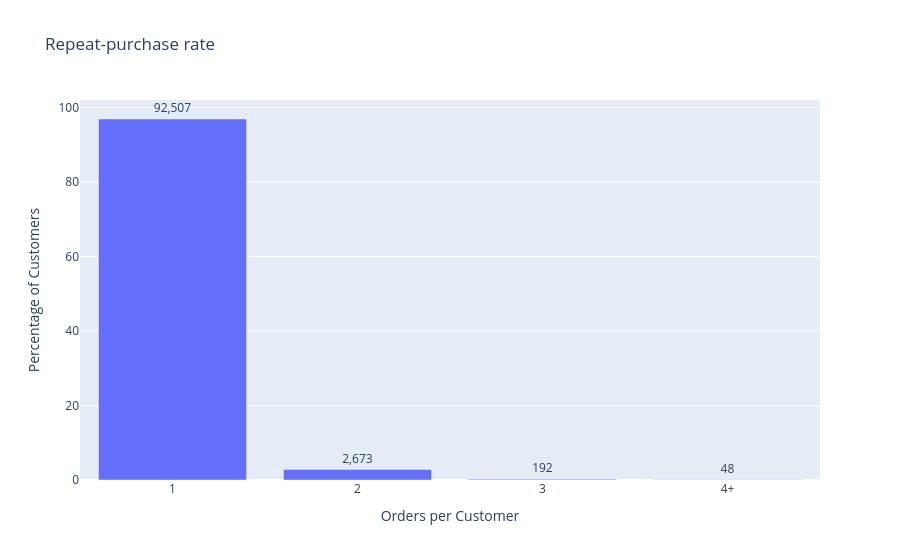

Here is the notebook cell this chart was saved with:
### Markdown cell above
### Repeat-purchase rate

**Insight**: The Olist marketplace is dominated by one-time transactions. 96.9% of customers (92,507 of 95,420) place exactly one order across the 2-year window; only 3.1% return for a second purchase or more. This is the single most important constraint on Phase 5's segmentation strategy.

**Method**: Counted distinct `order_id`s per `customer_unique_id` (not `customer_id`, which is regenerated per order), then binned the long tail into {1, 2, 3, 4+} so the chart reads at a glance. Reported as % of total customers with absolute counts shown as text labels for scale-anchoring.

**Trade-off**: Reporting on customer count flattens the visual difference between 2-order and 4+-order buyers (both ~1%). The Phase 5 segmentation will need a complementary view focused on revenue concentration (Pareto on revenue per tier) where the repeater minority's outsized value will surface.

**Gotcha**: 96.9% of customers being one-timers does not mean 96.9% of revenue comes from one-timers. Repeat buyers spend more per order on average, so their revenue share will exceed 3.1% (likely meaningfully so). Don't conflate customer-share with revenue-share in the README copy. The revenue-share question is Phase 5's job.

### Code cell
# Repeat-purchase distribution. Use customer_unique_id (not customer_id);
# nunique collapses multi-item orders into 1 per order
orders_per_customer = df.groupby("customer_unique_id")["order_id"].nunique()
n_customers = len(orders_per_customer)

freq_binned = (
    orders_per_customer.apply(lambda n: str(n) if n < 4 else "4+")
    .value_counts()
    .reindex(["1", "2", "3", "4+"], fill_value=0)
)
freq_pct = (freq_binned / n_customers * 100).round(1)

print(f"One-time buyers: {freq_pct['1']}% ({freq_binned['1']:,} of {n_customers:,})")

fig_repeat_purchase = px.bar(
    x=freq_binned.index,
    y=freq_pct.values,
    text=[f"{c:,}" for c in freq_binned.values],
    labels={"x": "Orders per Customer", "y": "Percentage of Customers"},
    title="Repeat-purchase rate"
)
fig_repeat_purchase.update_traces(textposition="outside")
fig_repeat_purchase.show()

### Figure 1 — Plotly figure (JSON) as saved in the notebook; plotly's stock layout.template omitted (floating-point values rounded to 4 significant figures)
{"data": [{"hovertemplate": "Orders per Customer=%{x}<br>Percentage of Customers=%{y}<br>text=%{text}<extra></extra>", "legendgroup": "", "marker": {"color": "#636efa", "pattern": {"shape": ""}}, "name": "", "orientation": "v", "showlegend": false, "text": ["92,507", "2,673", "192", "48"], "textposition": "outside", "type": "bar", "x": ["1", "2", "3", "4+"], "xaxis": "x", "y": [96.9, 2.8, 0.2, 0.1], "yaxis": "y"}], "layout": {"barmode": "relative", "legend": {"tracegroupgap": 0}, "title": {"text": "Repeat-purchase rate"}, "xaxis": {"anchor": "y", "domain": [0, 1], "title": {"text": "Orders per Customer"}}, "yaxis": {"anchor": "x", "domain": [0, 1], "title": {"text": "Percentage of Customers"}}}}
